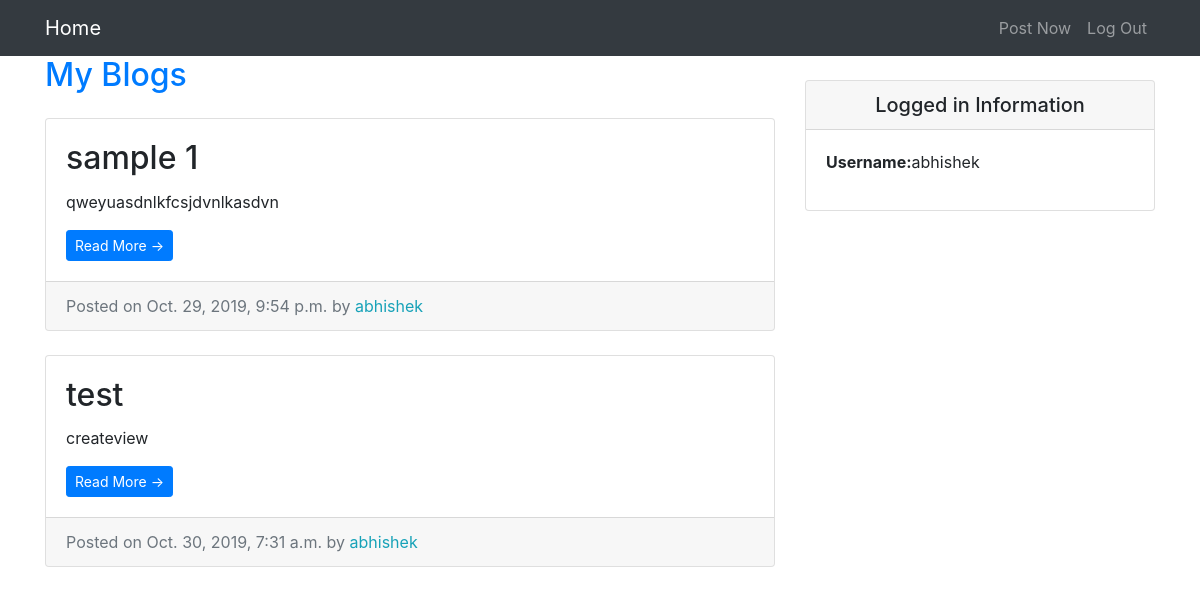
The page /dashboard/ (signed in) on the database its author committed.
### blog/models.py (models this page shows)
class Blog(models.Model):
    title=models.CharField(max_length=50)
    text=models.TextField()
    date=models.DateTimeField(default=timezone.now)
    author=models.ForeignKey(User,on_delete=models.CASCADE)

### blog/views.py (the view)
# urls.py: path('dashboard/',ViewDashboard.as_view(),name='dashboard'),
class ViewDashboard(LoginRequiredMixin,ListView):
    model=Blog
    template_name='blog/index.html'
    def get_queryset(self):
        return Blog.objects.filter(author=self.request.user)

### blog/templates/blog/index.html
{% extends "blog/parent.html" %}
{% block content %}
<div class="col-md-8">
    <a href="{% url 'dashboard' %}"><h2>My Blogs</h2></a>
    {% for blog in object_list %}
    <div class="card mb-4 mt-4">
      <div class="card-body">
        <h2 class="card-title">{{ blog.title }}</h2>
        <p class="card-text">{{blog.text}}</p>
        <a href="{% url 'blog-details' blog.pk %}" class="btn btn-primary btn-sm">Read More &rarr;</a>
      </div>
      <div class="card-footer text-muted">
        Posted on {{blog.date}} by
        <span class= "text-info mr-2">{{blog.author}}</span>
      </div>
    </div>
    {% endfor %}
  </div>
{% endblock %}

### blog/templates/blog/parent.html (shortened to what this page needs)
{%load static%}
<!DOCTYPE html>
<html lang="en">
<head>
  <link href="{% static 'blog/vendor/bootstrap/css/bootstrap.min.css' %}" rel="stylesheet">
  <link href="{% static 'blog/css/blog-home.css' %}" rel="stylesheet">
</head>
<body>
  <nav class="navbar navbar-expand-lg navbar-dark bg-dark fixed-top">
    <div class="container">
      <a class="navbar-brand" href="{% url 'dashboard123' %}">Home</a>
      <div class="collapse navbar-collapse" id="navbarResponsive">
        <ul class="navbar-nav ml-auto">
          <li class="nav-item">
            <a class="nav-link" href="{% url 'create-blog' %}">Post Now</a>
          </li>
          <li class="nav-item">
            <a class="nav-link" href="{% url 'logout' %}">Log Out</a>
          </li>
        </ul>
      </div>
    </div>
  </nav>
  <div class="container">
    <div class="row">
      {%block content%}{%endblock%}
    <div class="col-md-4">
      <div class="card my-4">
          <h5 class="card-header text-center">Logged in Information</h5>
          <div class="card-body">
            <ul class="list-unstyled mb-0">
                <li>
                    <p> <strong>Username:</strong>{{ user.username }}</p>
                </li>
            </ul>
          </div>
        </div>
      </div>
    </div>
  </div>
</body>
</html>

### blog/static/blog/css/blog-home.css (style rules this page uses)
body { padding-top: 56px; }

### rows shown on the page
Blog: title "sample 1", text "qweyuasdnlkfcsjdvnlkasdvn", date "Oct. 29, 2019, 9:54 p.m.", author "abhishek"
Blog: title "test", text "createview", date "Oct. 30, 2019, 7:31 a.m.", author "abhishek"

### other values the page prints
{{ user.username }} "abhishek"
